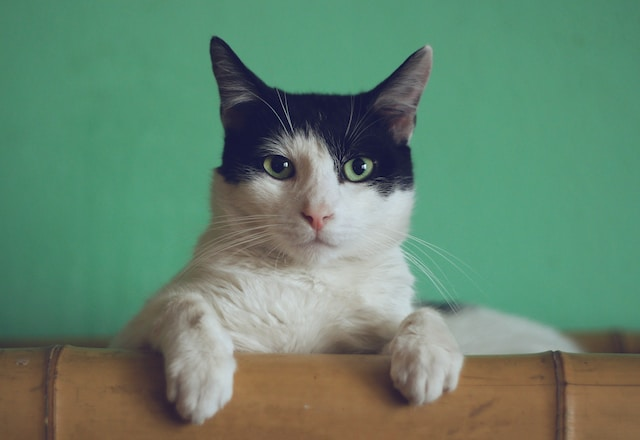
#> input picture cat.jpg, 640 x 440 px
$ jupyter execute --allow-errors tugas_praktikum.ipynb
#> lines starting #> are read from the running program, lines starting #| are printed output that depends on the picture
#### Buatlah sebuah model K-Means dengan ketentuan,
* Gunakan data 'Mall_Customers.csv'
* Tentukan fitur apa yang tepat untuk melakukan clustering (minimal 2)
* Buatlah model K-Means dengan mempertimbangkan jumlah  yang terbaik.
* Buatlah  implementasi model SOM untuk segmentasi citra lain

## K-MEANS CLUSTERING MALL CUSTOMERS

### Persiapan data

[cell 1]
import pandas as pd
import numpy as np
import matplotlib.pyplot as plt
from sklearn.cluster import KMeans

df = pd.read_csv('Mall_Customers.csv')
#> (reads Mall_Customers.csv from the repository)

df.head()

[cell 2]
# pengecekan data
df.info()

[cell 3]
df.isnull().sum()

[cell 4]
# kolom pada dataset
df.columns

##### Menghapus kolom "CustomerID" karena kolom tersebut tidak diperlukan untuk clustering

[cell 5]
df.drop(['CustomerID'], axis=1, inplace=True)

[cell 6]
df.head()

#### Encoding data pada yang bertipe data string

[cell 7]
from sklearn.preprocessing import LabelEncoder
le = LabelEncoder()
df['Gender'] = le.fit_transform(df['Gender'])

[cell 8]
df.head()

Pada dataset diatas kolom tersebut dapat digunakan untuk melakukan clustering yaitu ```['Age', 'Annual Income', 'Spending Score']```, yang mana hasil dari clustering tersebut dapat dijadikan untuk mengetahui segmentasi pelanggan dari Mall tersebut.

#### Penentuan fitur yang akan digunakan untuk clustering

[cell 9]
X = df.iloc[:, 1:]
X.head()

#### Menentukan nilai K yang optimal dengan metode elbow

[cell 10]
# Implementasi Metode Elbow

# List nilai SSE
sse = []

# Cari k terbaik dari 1-10
K = range(1,10)

# Cek nilai SSE setiap k
for k in K:
 kmeanModel = KMeans(n_clusters=k)
 kmeanModel.fit(X)
 sse.append(kmeanModel.inertia_)


# Plotting the distortions
plt.figure(figsize=(8,4))
plt.plot(K, sse, "bx-")
plt.xlabel("k")
plt.ylabel("SSE")
plt.title("Metode Elbow untuk Mengetahui Jumlah k Terbaik")
plt.show()
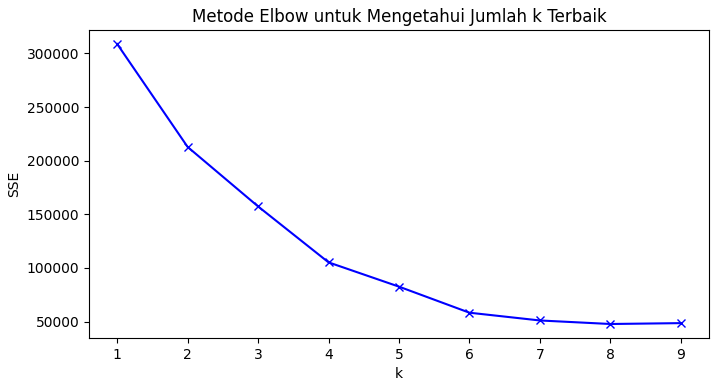
#> figure drawn by matplotlib, 1 panel

Berdasarkan hasil dari elbow method diatas, katakanlah nilai k=4 dapat dijadikan sebagai nilai K yang optimal untuk melakukan clustering pada dataset tersebut.

#### Membuat model K-Means dan fitting data

[cell 11]
# inisiasi model k-means
km_model = KMeans(n_clusters=4)
# fitting data
km_model.fit(X)
# prediksi cluster
km_model.predict(X)

[cell 12]
# menambahkan kolom baru "Cluster" untuk menyimpan hasil prediksi cluster
df['Cluster'] = km_model.labels_
df.head(100)

[cell 13]
df.shape

#### Membuat visualisasi hasil clustering

[cell 14]
import matplotlib.pyplot as plt
plt.figure(figsize=(8, 6))
# memisahkan data per kluster, disini saya menjadikan 4 kluster yang sudah saya pilih dengan metode elbow
for i in range(4):
    cluster_data = df[df['Cluster'] == i]
    plt.scatter(cluster_data['Annual Income (k$)'], cluster_data['Spending Score (1-100)'], label=f'Cluster {i}')

plt.scatter(km_model.cluster_centers_[:, 1], km_model.cluster_centers_[:, 2], s=100, c='black', label='Centroids')
plt.xlabel('Annual Income (k$)')
plt.ylabel('Spending Score')
plt.legend()
plt.title('Mall Customers Segmentation')
plt.show()
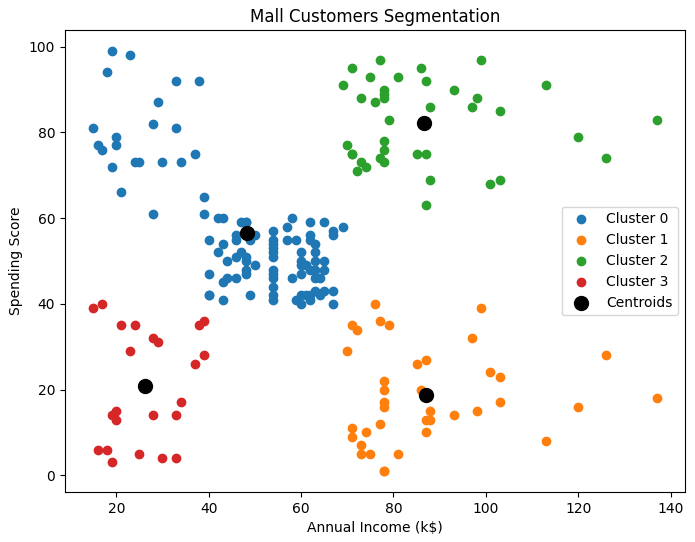
#> figure drawn by matplotlib, 1 panel

[cell 15]
# visualisasi dengan plot 3D, karena fitur ada 3
from mpl_toolkits.mplot3d import Axes3D
import matplotlib.pyplot as plt
import numpy as np
import pandas as pd


fig = plt.figure(figsize=(20,10))
ax = fig.add_subplot(111, projection='3d')
ax.scatter(df.Age[df.Cluster == 0], df["Annual Income (k$)"][df.Cluster == 0], df["Spending Score (1-100)"][df.Cluster == 0], c='blue', s=60)
ax.scatter(df.Age[df.Cluster == 1], df["Annual Income (k$)"][df.Cluster == 1], df["Spending Score (1-100)"][df.Cluster == 1], c='red', s=60)
ax.scatter(df.Age[df.Cluster == 2], df["Annual Income (k$)"][df.Cluster == 2], df["Spending Score (1-100)"][df.Cluster == 2], c='green', s=60)
ax.scatter(df.Age[df.Cluster == 3], df["Annual Income (k$)"][df.Cluster == 3], df["Spending Score (1-100)"][df.Cluster == 3], c='orange', s=60)
ax.scatter(df.Age[df.Cluster == 4], df["Annual Income (k$)"][df.Cluster == 4], df["Spending Score (1-100)"][df.Cluster == 4], c='purple', s=60)
ax.view_init(elev=30, azim=20)
plt.xlabel("Age")
plt.ylabel("Annual Income (k$)")
ax.set_zlabel('Spending Score (1-100)')
plt.show()
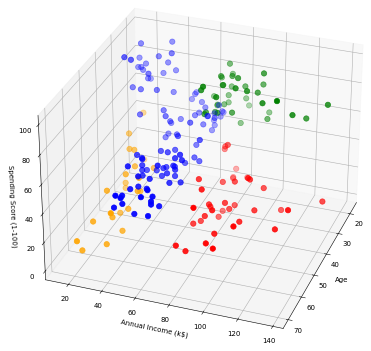
#> figure drawn by matplotlib, 1 panel

## SEGMENTASI CITRA DENGAN SOM

[cell 16]
import cv2 as cv
from minisom import MiniSom

# Membaca gambar
image = cv.imread('cat.jpg')
#> image is the input picture: shape (440, 640, 3); mean B, G, R 109.9, 132.5, 100.8

[cell 17]
# normalisasi gambar
image = image / 255.0

[cell 18]
# menentukan dimensi SOM
som_dim = (10, 10)

[cell 19]
# mengubah gambar menjadi vektor 1D
data = image.reshape(-1,3)

#> (a cell that did not finish here is left out)

#> (a cell that did not finish here is left out)

#> (a cell that did not finish here is left out)

#> (a cell that did not finish here is left out)

[cell 24]
# inisialiasi gambar hasil segmentasi
segmented_image = np.zeros_like(image)

#> (a cell that did not finish here is left out)

[cell 26]
# menampilkan gambar asli dan hasil segmentasi
plt.figure(figsize=(20, 10))
plt.subplot(121)
plt.title('Gambar Asli')
plt.imshow(image)
plt.subplot(122)
plt.title("Hasil Segmentasi")
plt.imshow(segmented_image)
plt.show()
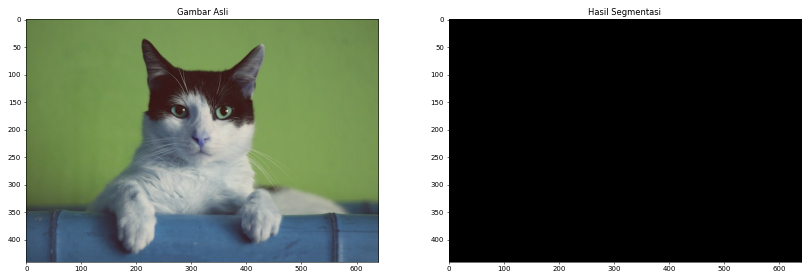
#> figure drawn by matplotlib, 2 panels; B, G, R data is drawn as R, G, B
